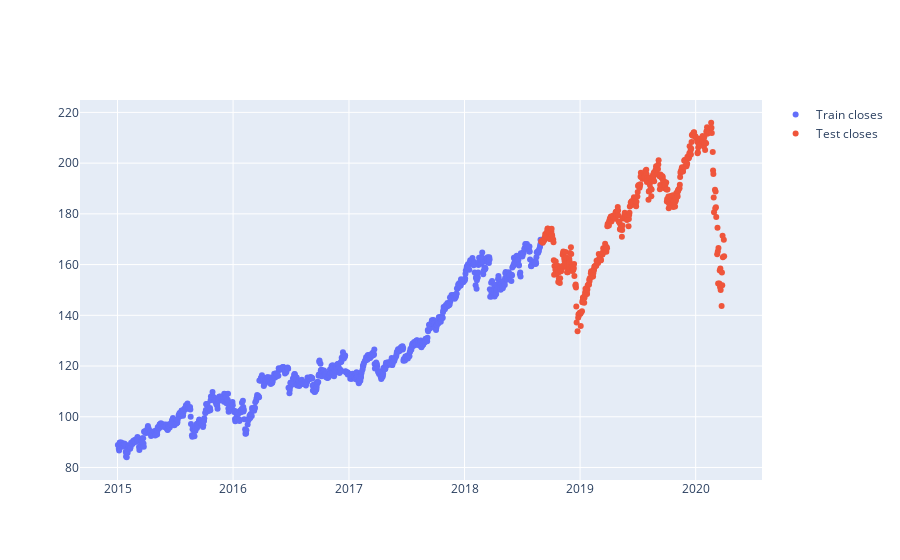

Notebook code cell kept with this figure:
### Code cell
Fig_tt = go.Figure([
                    
                    go.Scatter(
                        name= 'Train closes',
                        x = train_data.index,
                        y = train_data['Close'],
                        mode = 'markers'
                    ),
                    
                    go.Scatter(
                        name = 'Test closes',
                        x = test_data.index, 
                        y = test_data['Close'],
                        mode = 'markers'

                    )
])

Fig.update_layout(
    yaxis_title = 'Price ($)',
    title = 'Training & Test Close Prices'
)
Fig_tt.show()

### Figure 1 — Plotly figure (JSON) as saved in the notebook; plotly's stock layout.template omitted (floating-point values rounded to 4 significant figures; data arrays with more than 128 entries replaced by an {"elided": "..."} marker saying what was removed)
{"data": [{"mode": "markers", "name": "Train closes", "type": "scatter", "x": {"elided": "923 str values"}, "y": {"elided": "923 float values"}}, {"mode": "markers", "name": "Test closes", "type": "scatter", "x": {"elided": "397 str values"}, "y": {"elided": "397 float values"}}], "layout": {}}
